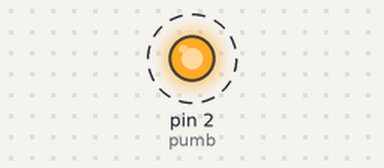
The sketch below on a simulated Arduino Uno, built with avr-gcc and run on an emulated ATmega328P. On the bench: output pins drawn as LEDs (lit = HIGH). Dashed ring = blinking.

Above: at 0.2 s.
Timing chart, 0 to 3.0 s (numbered marks = the images above):
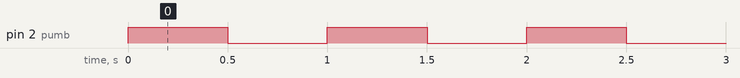

Measured:
- by itself, pin 2 (pumb): alternates HIGH for 0.50 s and LOW for 0.50 s

The sketch:

Athar_Test_RELAY.ino
```cpp
#define pumb 2
void setup() {
pinMode(pumb,OUTPUT);

}

void loop() {
digitalWrite(pumb,HIGH);
delay (500);
digitalWrite(pumb,LOW);
delay (500);
}
```
